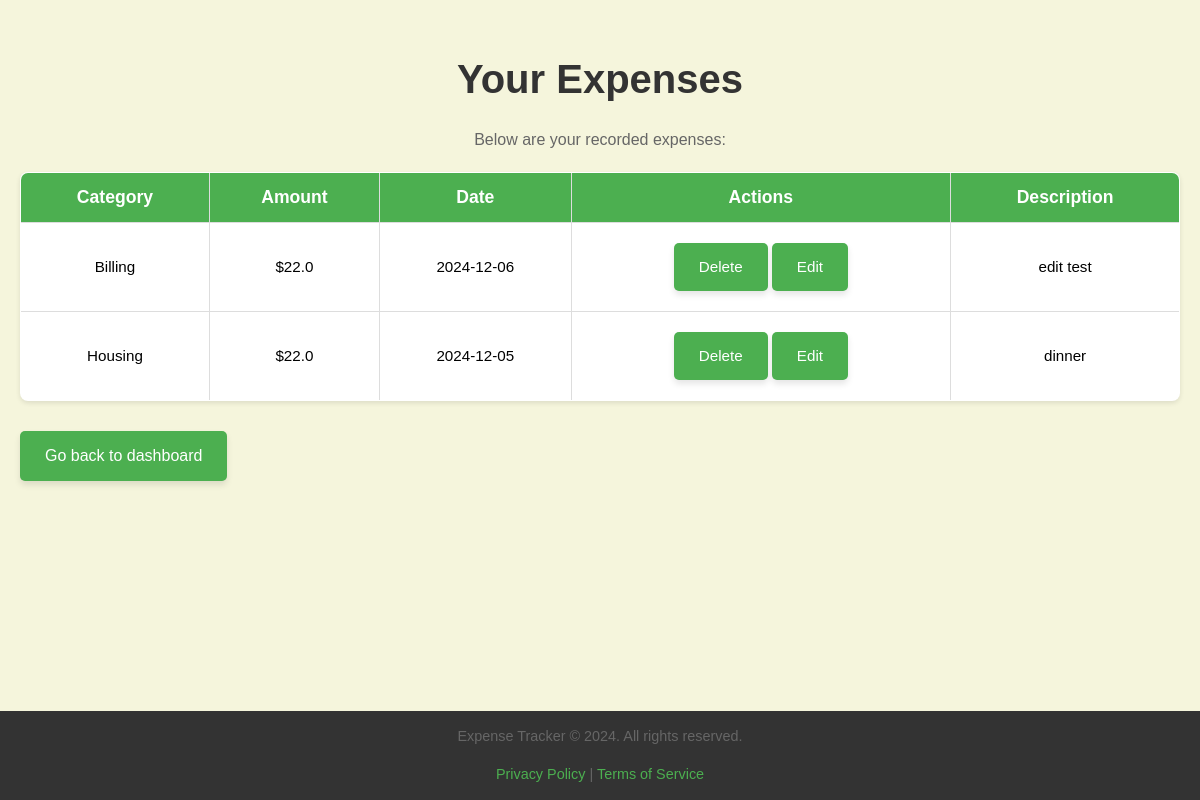
The page /view-expenses (signed in) on the database as committed earlier.
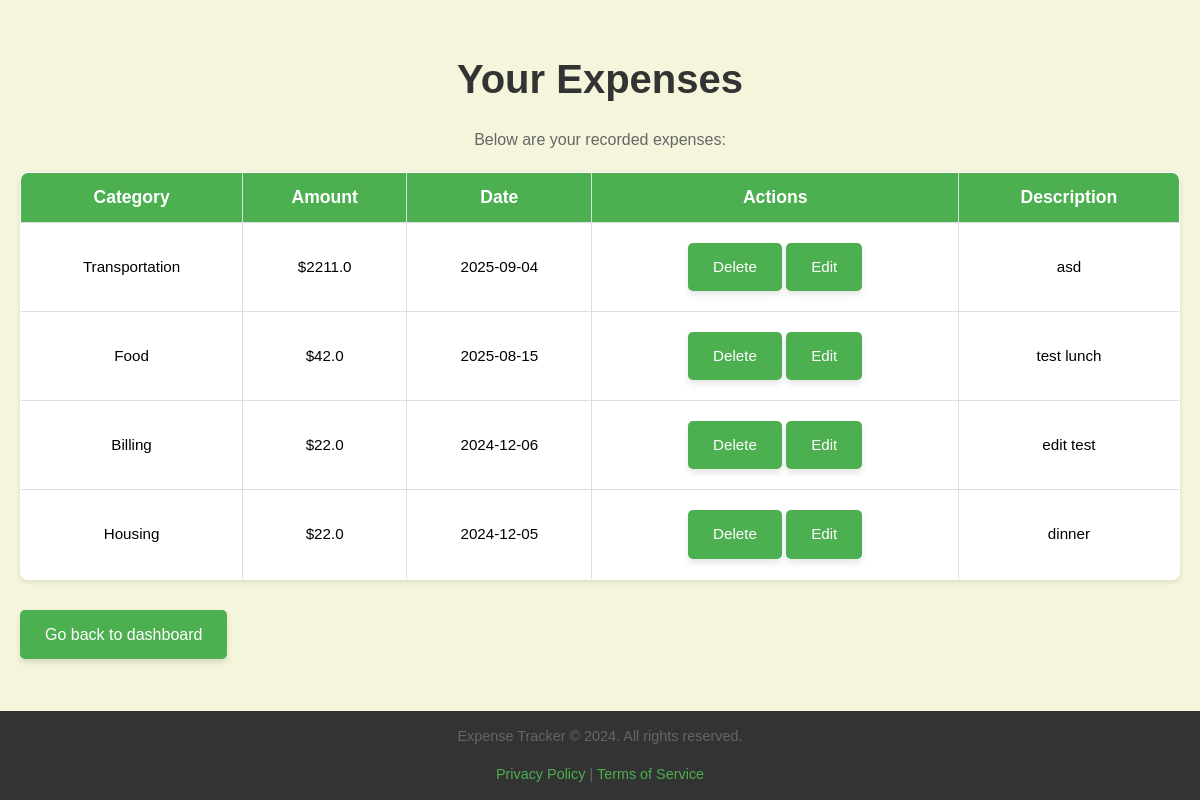
The same page on the database as committed later.
### tables this page shows
CREATE TABLE expenses (
        id INTEGER PRIMARY KEY AUTOINCREMENT,
        category_id INTEGER,
        amount REAL,
        date TEXT,
        description TEXT,
        user_id INTEGER, category TEXT,
        FOREIGN KEY (category_id) REFERENCES categories (id),
        FOREIGN KEY (user_id) REFERENCES users (id)
    );

### app.py (the view)
@app.route('/view-expenses')
def view_expenses():
    uid = session.get('user_id')
    if not uid:
        flash("Please log in.", "error")
        return redirect(url_for('login'))
    with get_conn() as conn:
        expenses = conn.execute("SELECT * FROM expenses WHERE user_id = ? ORDER BY date DESC", (uid,)).fetchall()
    return render_template('view_expenses.html', expenses=expenses)

### app.py (called while the page is built)
def get_conn():
    conn = sqlite3.connect(DB_FILE)
    conn.row_factory = sqlite3.Row
    return conn

### templates/view_expenses.html (shortened to what this page needs)
<!DOCTYPE html>
<html lang="en">
<head>
    <link rel="stylesheet" href="static/style.css">
</head>
<body>
    <div class="container">
        <h1>Your Expenses</h1>
        <p>Below are your recorded expenses:</p>
        <table border="1">
            <thead>
                <tr>
                    <th>Category</th>
                    <th>Amount</th>
                    <th>Date</th>
                    <th>Actions</th>
                    <th>Description</th>
                </tr>
            </thead>
            <tbody>
                {% for expense in expenses %}
                    <tr>
                        <td>{{ expense['category'] }}</td>
                        <td>${{ expense['amount'] }}</td>
                        <td>{{ expense['date'] }}</td>
                        <td>
                            <a href="{{ url_for('delete_expense', eid=expense['id']) }}" class="button">Delete</a>
                            <a href="{{ url_for('edit_expense', eid=expense['id']) }}" class="button">Edit</a>
                        </td>
                        <td>{{ expense['description'] }}</td>
                    </tr>
                {% endfor %}
            </tbody>
        </table>
        <a href="/home" class="button">Go back to dashboard</a>
    </div>
</body>
<footer>
        <p>Expense Tracker &copy; 2024. All rights reserved.</p>
        <p><a href="#">Privacy Policy</a> | <a href="#">Terms of Service</a></p>
    </footer>
</html>

Rows that differ between the two databases and show on the page:
added expenses: category "Transportation", amount "2211.0", date "2025-09-04", description "asd"
added expenses: category "Food", amount "42.0", date "2025-08-15", description "test lunch"
